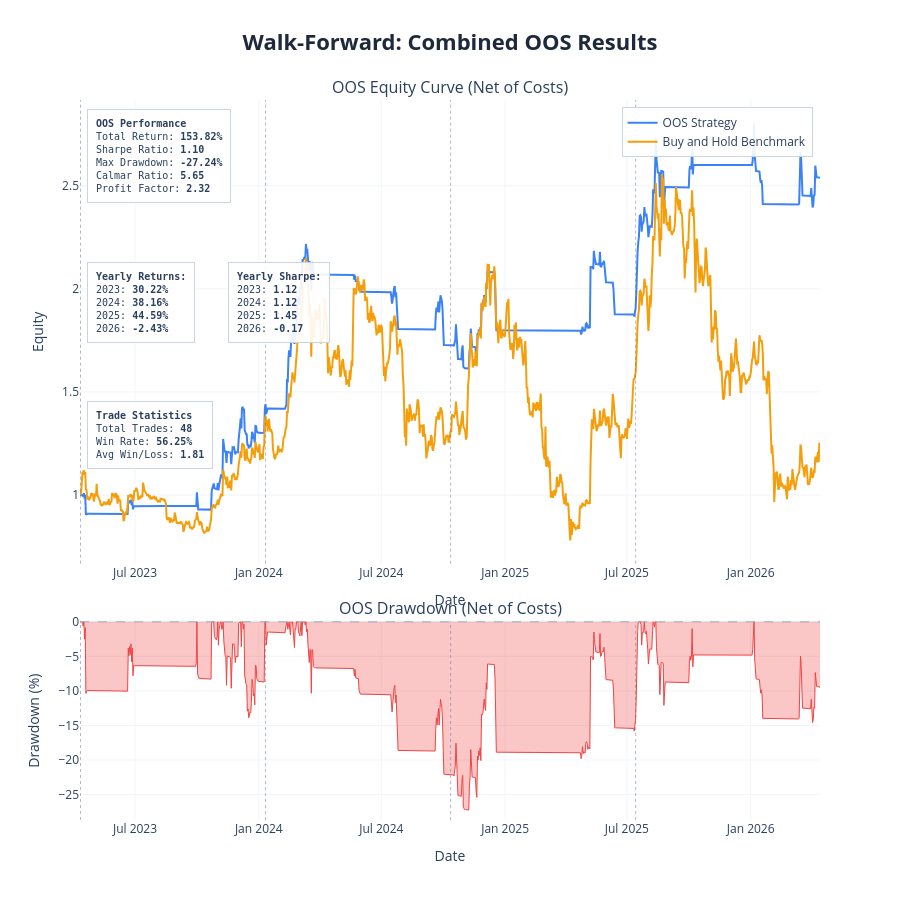

Notebook code for this chart:
### Markdown cell above
---
## Results Charts and Cost Stress Test

| Parameter | Description | Default |
|---|---|---|
| `show_fold_perf` | IS vs OOS bars for return, Sharpe, drawdown per fold | `False` |
| `show_param_evol` | Parameter evolution across folds with ±1 std bands | `False` |
| `show_oos_equity` | Combined OOS equity curve + drawdown with fold boundaries | `True` |
| `show_trades` | Overlay entry/exit markers on OOS equity chart | `False` |
| `benchmark_data` | DataFrame with `Close` column for buy & hold comparison | `None` |
| `save_html_dir` | Directory path to save charts as HTML files, or `None` | `None` |

**Cost Stress Test:** re-run the combined OOS backtest at 1×, 1.5×, 2×, 3× the base cost. Fragile strategies collapse; robust ones degrade gradually.

### Code cell
plot_walk_forward_results(
    results          = results,
    param_defs       = PARAM_DEFS,
    fixed_params     = FIXED_PARAMS,
    benchmark_data   = df,
    show             = True,
    save_html_dir    = None,
    show_fold_perf   = False,   # IS vs OOS bars by fold
    show_param_evol  = False,   # parameter evolution across folds
    show_oos_equity  = True,   # combined OOS equity curve
    show_trades      = False,  # trade markers on OOS equity chart
)

# ── transaction cost stress test ──────────────────────────────────────────

if results['oos_combined_df'] is not None:
    cost_df = cost_stress_test(
        oos_combined_df  = results['oos_combined_df'],
        cost_multipliers = (1.0, 1.5, 2.0, 3.0),
        base_cost        = COST,
    )
else:
    print('No combined OOS dataframe — skip cost stress test')

### Figure 1 — Plotly figure (JSON) as saved in the notebook; plotly's stock layout.template omitted (floating-point values rounded to 4 significant figures; data arrays with more than 128 entries replaced by an {"elided": "..."} marker saying what was removed)
{"data": [{"hovertemplate": "<b>OOS Strategy</b><br>Date: %{x}<br>Equity: %{y:.4f}<extra></extra>", "line": {"color": "#3b82f6", "width": 2}, "mode": "lines", "name": "OOS Strategy", "type": "scatter", "x": {"elided": "1100 str values"}, "xaxis": "x", "y": {"elided": "1100 float values"}, "yaxis": "y"}, {"hovertemplate": "<b>Buy and Hold Benchmark</b><br>Date: %{x}<br>Equity: %{y:.4f}<extra></extra>", "line": {"color": "#f59e0b", "width": 2}, "mode": "lines", "name": "Buy and Hold Benchmark", "type": "scatter", "x": {"elided": "1100 str values"}, "xaxis": "x", "y": {"elided": "1100 float values"}, "yaxis": "y"}, {"fill": "tozeroy", "fillcolor": "rgba(239, 68, 68, 0.3)", "hovertemplate": "<b>Drawdown</b><br>Date: %{x}<br>%{y:.2f}%<extra></extra>", "line": {"color": "#ef4444", "width": 1}, "mode": "lines", "name": "Drawdown", "showlegend": false, "type": "scatter", "x": {"elided": "1100 str values"}, "xaxis": "x2", "y": {"elided": "1100 float values"}, "yaxis": "y2"}], "layout": {"annotations": [{"font": {"size": 16}, "showarrow": false, "text": "OOS Equity Curve (Net of Costs)", "x": 0.5, "xanchor": "center", "xref": "paper", "y": 1, "yanchor": "bottom", "yref": "paper"}, {"font": {"size": 16}, "showarrow": false, "text": "OOS Drawdown (Net of Costs)", "x": 0.5, "xanchor": "center", "xref": "paper", "y": 0.276, "yanchor": "bottom", "yref": "paper"}, {"align": "left", "bgcolor": "rgba(255, 255, 255, 0.9)", "bordercolor": "#cbd5e1", "borderpad": 8, "borderwidth": 1, "font": {"family": "monospace", "size": 10}, "showarrow": false, "text": "<b>OOS Performance</b><br>Total Return: <b>153.82%</b><br>Sharpe Ratio: <b>1.10</b><br>Max Drawdown: <b>-27.24%</b><br>Calmar Ratio: <b>5.65</b><br>Profit Factor: <b>2.32</b>", "x": 0.01, "xanchor": "left", "xref": "x domain", "y": 0.98, "yanchor": "top", "yref": "y domain"}, {"align": "left", "bgcolor": "rgba(255, 255, 255, 0.9)", "bordercolor": "#cbd5e1", "borderpad": 8, "borderwidth": 1, "font": {"family": "monospace", "size": 10}, "showarrow": false, "text": "<b>Yearly Returns:</b><br>2023: <b>30.22%</b><br>2024: <b>38.16%</b><br>2025: <b>44.59%</b><br>2026: <b>-2.43%</b><br>", "x": 0.01, "xanchor": "left", "xref": "x domain", "y": 0.65, "yanchor": "top", "yref": "y domain"}, {"align": "left", "bgcolor": "rgba(255, 255, 255, 0.9)", "bordercolor": "#cbd5e1", "borderpad": 8, "borderwidth": 1, "font": {"family": "monospace", "size": 10}, "showarrow": false, "text": "<b>Yearly Sharpe:</b><br>2023: <b>1.12</b><br>2024: <b>1.12</b><br>2025: <b>1.45</b><br>2026: <b>-0.17</b><br>", "x": 0.2, "xanchor": "left", "xref": "x domain", "y": 0.65, "yanchor": "top", "yref": "y domain"}, {"align": "left", "bgcolor": "rgba(255, 255, 255, 0.9)", "bordercolor": "#cbd5e1", "borderpad": 8, "borderwidth": 1, "font": {"family": "monospace", "size": 10}, "showarrow": false, "text": "<b>Trade Statistics</b><br>Total Trades: <b>48</b><br>Win Rate: <b>56.25%</b><br>Avg Win/Loss: <b>1.81</b>", "x": 0.01, "xanchor": "left", "xref": "x domain", "y": 0.35, "yanchor": "top", "yref": "y domain"}], "height": 900, "hovermode": "x unified", "legend": {"bgcolor": "rgba(255, 255, 255, 0.9)", "bordercolor": "#cbd5e1", "borderwidth": 1, "x": 0.99, "xanchor": "right", "y": 0.99, "yanchor": "top"}, "shapes": [{"line": {"color": "#94a3b8", "dash": "dash", "width": 1}, "type": "line", "x0": 0, "x1": 1, "xref": "x2 domain", "y0": 0, "y1": 0, "yref": "y2"}, {"line": {"color": "rgba(100,116,139,0.5)", "dash": "dot", "width": 1}, "type": "line", "x0": "2023-04-11 00:00:00", "x1": "2023-04-11 00:00:00", "xref": "x", "y0": 0, "y1": 1, "yref": "y domain"}, {"line": {"color": "rgba(100,116,139,0.5)", "dash": "dot", "width": 1}, "type": "line", "x0": "2023-04-11 00:00:00", "x1": "2023-04-11 00:00:00", "xref": "x2", "y0": 0, "y1": 1, "yref": "y2 domain"}, {"line": {"color": "rgba(100,116,139,0.5)", "dash": "dot", "width": 1}, "type": "line", "x0": "2024-01-11 00:00:00", "x1": "2024-01-11 00:00:00", "xref": "x", "y0": 0, "y1": 1, "yref": "y domain"}, {"line": {"color": "rgba(100,116,139,0.5)", "dash": "dot", "width": 1}, "type": "line", "x0": "2024-01-11 00:00:00", "x1": "2024-01-11 00:00:00", "xref": "x2", "y0": 0, "y1": 1, "yref": "y2 domain"}, {"line": {"color": "rgba(100,116,139,0.5)", "dash": "dot", "width": 1}, "type": "line", "x0": "2024-10-12 00:00:00", "x1": "2024-10-12 00:00:00", "xref": "x", "y0": 0, "y1": 1, "yref": "y domain"}, {"line": {"color": "rgba(100,116,139,0.5)", "dash": "dot", "width": 1}, "type": "line", "x0": "2024-10-12 00:00:00", "x1": "2024-10-12 00:00:00", "xref": "x2", "y0": 0, "y1": 1, "yref": "y2 domain"}, {"line": {"color": "rgba(100,116,139,0.5)", "dash": "dot", "width": 1}, "type": "line", "x0": "2025-07-14 00:00:00", "x1": "2025-07-14 00:00:00", "xref": "x", "y0": 0, "y1": 1, "yref": "y domain"}, {"line": {"color": "rgba(100,116,139,0.5)", "dash": "dot", "width": 1}, "type": "line", "x0": "2025-07-14 00:00:00", "x1": "2025-07-14 00:00:00", "xref": "x2", "y0": 0, "y1": 1, "yref": "y2 domain"}], "showlegend": true, "title": {"font": {"color": "#1E293B", "size": 22}, "text": "<b>Walk-Forward: Combined OOS Results</b>", "x": 0.5, "xanchor": "center"}, "xaxis": {"anchor": "y", "domain": [0, 1], "gridcolor": "#f1f5f9", "gridwidth": 1, "showgrid": true, "title": {"text": "Date"}}, "xaxis2": {"anchor": "y2", "domain": [0, 1], "gridcolor": "#f1f5f9", "gridwidth": 1, "showgrid": true, "title": {"text": "Date"}}, "yaxis": {"anchor": "x", "domain": [0.356, 1], "gridcolor": "#f1f5f9", "gridwidth": 1, "showgrid": true, "title": {"text": "Equity"}}, "yaxis2": {"anchor": "x2", "domain": [0, 0.276], "gridcolor": "#f1f5f9", "gridwidth": 1, "showgrid": true, "title": {"text": "Drawdown (%)"}}}}
